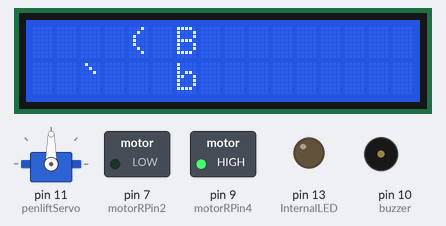
Simulated run of this sketch. Board: Arduino Uno, built with avr-gcc and run on an emulated ATmega328P. Shown: servo, 16×2 character LCD, switched loads named in the sketch (green lamp = pin HIGH), output pins drawn as LEDs (lit = HIGH), buzzer (waves = sounding, pin HIGH). Wiring (inferred from the names in the program): character LCD (HD44780): RS pin 2; E pin 8; data pin 6, pin 5, pin 4, pin 3. Random numbers use the default seed unless the sketch sets one; pins used as bus, display or sensor lines are not drawn; what the sketch prints to the serial monitor is not drawn.

Above: at 3.63 s.
At 6.54 s:
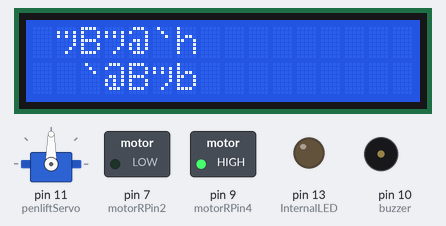
At 9.48 s:
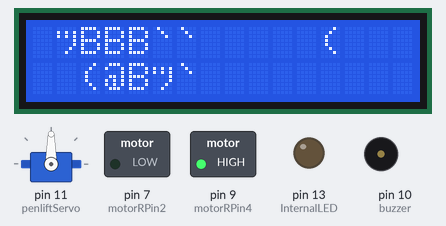
At 14.35 s:
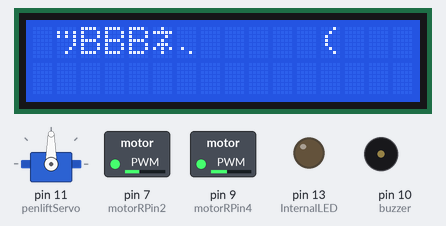
At 21.39 s:
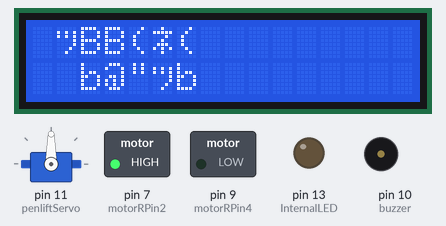
At 36.37 s:
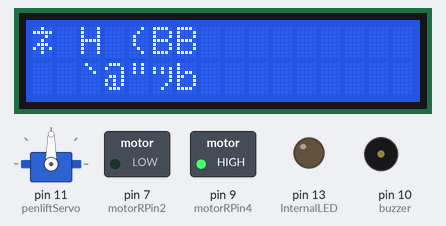
Timing chart, 0 to 40.0 s (numbered marks = the images above):
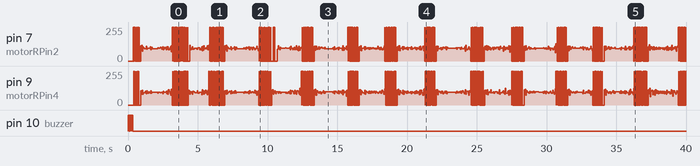

The sketch:

LogoBotDA.ino
```cpp
#include <DifferentialStepper.h>
#include <Logo.h>
//#include <LogoCommandQueue.h>
#include <Servo.h>

// Maths stuff
#define DEGTORAD  PI/180.0
#define RADTODEG  180.0/PI

// Pin definitions
// Left motor driver
#define motorLPin1  2     // IN1 on the ULN2003 driver 1
#define motorLPin2  3     // IN2 on the ULN2003 driver 1
#define motorLPin3  4     // IN3 on the ULN2003 driver 1
#define motorLPin4  5     // IN4 on the ULN2003 driver 1

// Right motor driver
#define motorRPin1  6     // IN1 on the ULN2003 driver 1
#define motorRPin2  7     // IN2 on the ULN2003 driver 1
#define motorRPin3  8     // IN3 on the ULN2003 driver 1
#define motorRPin4  9     // IN4 on the ULN2003 driver 1

// Piezo buzzer
#define buzzer      10

// Microswitches
#define switchFL    A0
#define switchFR    A1
#define switchBL    A2
#define switchBR    A3

// LED
#define InternalLED         13
#define LEDRED      11
#define LEDGREEN    12
#define LEDBLUE     13

// Servo for Pen Lift (Note same as LED for now)
#define SERVO       11

// Initialize with pin sequence IN1-IN3-IN2-IN4 for using the AccelStepper with 28BYJ-48
//AccelStepper stepperL(AccelStepper::HALF4WIRE, motorLPin1, motorLPin3, motorLPin2, motorLPin4);
//AccelStepper stepperR(AccelStepper::HALF4WIRE, motorRPin1, motorRPin3, motorRPin2, motorRPin4);

DifferentialStepper diffDrive(
    DifferentialStepper::HALF4WIRE,
    motorLPin1, motorLPin3, motorLPin2, motorLPin4,
    motorRPin1, motorRPin3, motorRPin2, motorRPin4
);

#define STEPS_PER_MM 5000/232
#define STEPS_PER_DEG 3760.0 / 180.0
#define WHEELSPACING 110

// equivalent to 1.8 * STEPS_PER_MM
#define STEPS_OF_BACKLASH   39

//LogoCommandQueue cmdQ(20);

// logobot state info
struct STATE {
  float x;
  float y;
  float ang;
  byte colliding;  // 0 = not colliding, 1=left, 2=right, 3=both
};
STATE state;

Servo penliftServo;

unsigned long buzzEnd = 0;

// buffered text to "write" using the pen
String text = "";

// cmd received over serial - builds up char at a time
String cmd;

//Logo::LogoParsedCommand lpc;

// position calcs
void resetPosition() {
  state.x = 0;
  state.y = 0;
  state.ang = 0;
}

void setup()
{
  Serial.begin(9600);
  Serial.println("Logobot");
  diffDrive.setMaxStepRate(1000);
  diffDrive.setAcceleration(666);
  diffDrive.setInvertDirectionFor(0,true);

  pinMode(switchFL, INPUT_PULLUP);
  pinMode(switchFR, INPUT_PULLUP);

  pinMode(InternalLED, OUTPUT);

  //pinMode(LEDRED, OUTPUT);
  //pinMode(LEDGREEN, OUTPUT);
  //pinMode(LEDBLUE, OUTPUT);

  penliftServo.attach(11);
  //penUp();

  //LogobotText::begin(cmdQ);

  pinMode(buzzer, OUTPUT);

  for (int i = 0; i < 3; i++) {
    digitalWrite(buzzer, HIGH);
    delay(100);
    digitalWrite(buzzer, LOW);
    delay(25);
  }

  resetPosition();
/*
  Logo::LogoParsedCommand cmd1;

  Logo::printProcedures();
  Logo::parseCommand("BK 50", &cmd1);

  Serial.println(cmd1.type);
  */

}

void loop()
{

    diffDrive.run();

    if (diffDrive.isQEmpty()) {
        Serial.println("Queuing move");
        diffDrive.queueMove(1000 + random(0,1000),1000 + random(0,1000));
    }
  /*
  // Parse Logo commands from Serial, add to cmdQ
  if (Serial.available()) {
    char c = Serial.read();
    if (c == '\r' || c == '\n') {
      if (cmd != "") {
        if (cmd == "STAT") {
          showStatus();
        } else if (cmdQ.isFull()) {
            Serial.println("BUSY");
        } else {
            if (cmd[0] == '!') {
                emergencyStop();
                cmdQ.insert(cmd.substring(1));
            } else {
                cmdQ.enqueue(cmd);
            }
            Serial.println("OK:" + cmd);
        }

        cmd = "";
      }
    } else {
      cmd += c;
    }
  }

  handleCollisions();

  // Do buzzer
  if (millis() < buzzEnd)
    digitalWrite(buzzer, HIGH);
  else
    digitalWrite(buzzer, LOW);

  // Let steppers run
  stepperL.run();
  stepperR.run();

  // Disable motors when stopped to save power
  // Note that AccelStepper.disableOutputs doesn't seem to work
  // correctly when pins are inverted and leaves some outputs on.
  if (stepperL.distanceToGo() == 0 && stepperR.distanceToGo() == 0) {

    if (cmdQ.isEmpty()) {

      // check the text writing buffer
      if (text.length() > 0) {
        char c = text[0];
        text = text.substring(1);  // lose the first character
        //LogobotText::writeChar(c, state.x, state.y);

      } else {
        // take a breather
        digitalWrite(motorLPin1, LOW);
        digitalWrite(motorLPin2, LOW);
        digitalWrite(motorLPin3, LOW);
        digitalWrite(motorLPin4, LOW);
        digitalWrite(motorRPin1, LOW);
        digitalWrite(motorRPin2, LOW);
        digitalWrite(motorRPin3, LOW);
        digitalWrite(motorRPin4, LOW);
      }
    } else {
      // pop and process next command from queue
      doLogoCommand(cmdQ.dequeue());
    }
  }
  */
}

/*
static void doLogoCommand(String c)
{

  if (c.startsWith("TO")) {
    // split out x and y co-ordinates
    int sp = c.indexOf(" ",3);
    driveTo(c.substring(3,sp).toFloat(), c.substring(sp+1).toFloat());
  } else if (c.startsWith("ARC")) {
    // split out x and y co-ordinates
    int sp = c.indexOf(" ",4);
    arcTo(c.substring(4,sp).toFloat(), c.substring(sp+1).toFloat());
  } else if (c.startsWith("FD")) {
    drive(c.substring(3).toFloat());
  } else if (c.startsWith("BK")) {
    drive(-c.substring(3).toFloat());
  } else if (c.startsWith("RT")) {
    turn(-c.substring(3).toFloat());
  } else if (c.startsWith("LT")) {
    turn(c.substring(3).toFloat());
  } else if (c.startsWith("ST")) {
    stop();
  } else if (c.startsWith("SE")) {
    emergencyStop();
  } else if (c.startsWith("BZ")) {
    buzz(c.substring(3).toInt());
  } else if (c.startsWith("PU")) {
    penUp();
  } else if (c.startsWith("PD")) {
    penDown();
  } else if (c.startsWith("FS")) {
	//LogobotText::setFontSize(c.substring(3).toFloat());
  } else if (c.startsWith("SIG")) {
    //writeText("Logobot");
  } else if (c.startsWith("WT")) {
    writeText(c.substring(3));
  } else if (c.startsWith("PQ")) {
    cmdQ.printCommandQ();
  }
}

void stop() {
  stepperL.stop();
  stepperR.stop();
}

void emergencyStop() {
  stepperL.setCurrentPosition(stepperL.currentPosition());
  stepperL.setSpeed(0);
  stepperR.setCurrentPosition(stepperR.currentPosition());
  stepperR.setSpeed(0);
}

void pushTo(float x, float y)
{
  String s = "TO ";
  s += x;
  s += " ";
  s += y;
  cmdQ.enqueue(s);
}

static void driveTo(float x, float y) {
  // calc angle
  float ang = atan2(y-state.y, x-state.x) * RADTODEG;
  // now angle delta
  ang = ang - state.ang;
  if (ang > 180)
    ang = -(360 - ang);
  if (ang < -180)
    ang = 360 + ang;

  turn(ang);

  // and distance
  float dist = sqrt(sqr(y-state.y) + sqr(x-state.x));
  String s = "FD ";
  s += dist;
  cmdQ.insert(s);
}

void drive(float distance)
{
  // update state
  state.x += distance * cos(state.ang * DEGTORAD);
  state.y += distance * sin(state.ang * DEGTORAD);

  // prime the move
  int steps = distance * STEPS_PER_MM;
  stepperL.move(steps);
  stepperR.move(steps);
}

void turn(float ang)
{
  // update state
  state.ang += ang;

  // correct wrap around
  if (state.ang > 180) state.ang -= 360;
  if (state.ang < -180) state.ang += 360;

  // prime the move
  int steps = ang * STEPS_PER_DEG;
  stepperR.move(steps);
  stepperL.move(-steps);
}


void arcTo (float x, float y) {

    if (y == 0) return;

    float cx1 = x - state.x;
    float cy1 = y - state.y;

    //v.rotate(degToRad(-this.state.angle));
    float ang = -state.ang * DEGTORAD;
    float ca = cos(ang);
    float sa = sin(ang);
    float cx = cx1 * ca - cy1 * sa;
    float cy = cx1 * sa + cy1 * ca;

    float m = -cx / cy;

    // calc centre of arc
    // from equation
    // y - y1 = m (x - x1)
    // rearranged to find y axis intersection
    // x = (-y1)/m + x1
    float x1 = -(cy/2.0) / m + (cx/2.0);

    float dl = 0, dr = 0;
    float targetAng;
    float cl, cr;

    if (x1 < 0) {
        targetAng = atan2(cy, -x1 + cx) * RADTODEG;

        cl = 2.0 * PI * (-WHEELSPACING/2.0 - x1);
        dl = cl * targetAng/360.0;

        cr = 2.0 * PI * (WHEELSPACING/2.0 - x1);
        dr = cr * targetAng/360.0;

    } else {
        targetAng = atan2(cy, x1 - cx) * RADTODEG;

        cl = 2.0 * PI * (x1 + WHEELSPACING/2.0 );
        dl = cl * targetAng/360.0;

        cr = 2.0 * PI * (x1 - WHEELSPACING/2.0);
        dr = cr * targetAng/360.0;
    }

    stepperL.move(dl * STEPS_PER_MM);
    stepperR.move(dr * STEPS_PER_MM);
}


void buzz(int len)
{
  buzzEnd = millis() + len;
}

void penUp()
{
  penliftServo.write(10);
}

void penDown()
{
  penliftServo.write(90);
}

static void writeText(String s) {
  // overwrite write text
  text = s;
  text.toUpperCase();

  // reset current state
  resetPosition();
}


long sqr(long v) {
  return v*v;
}
*/
```
